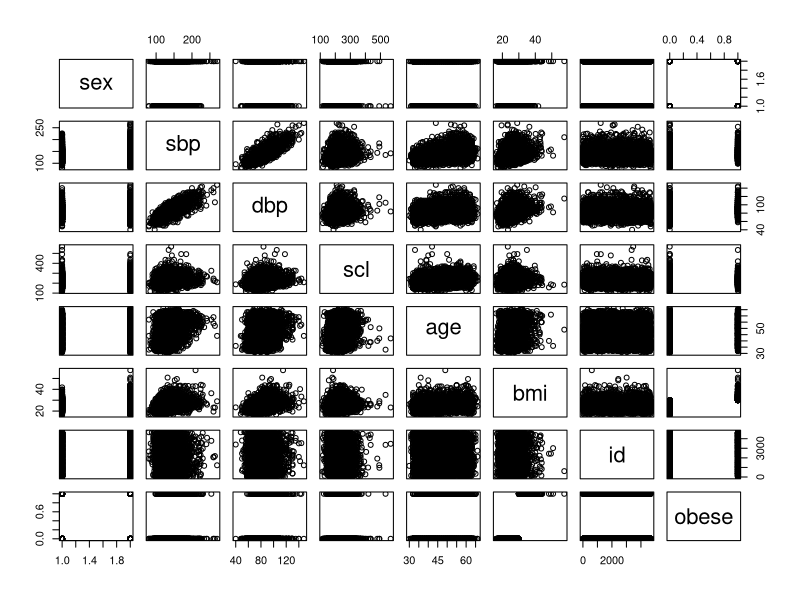
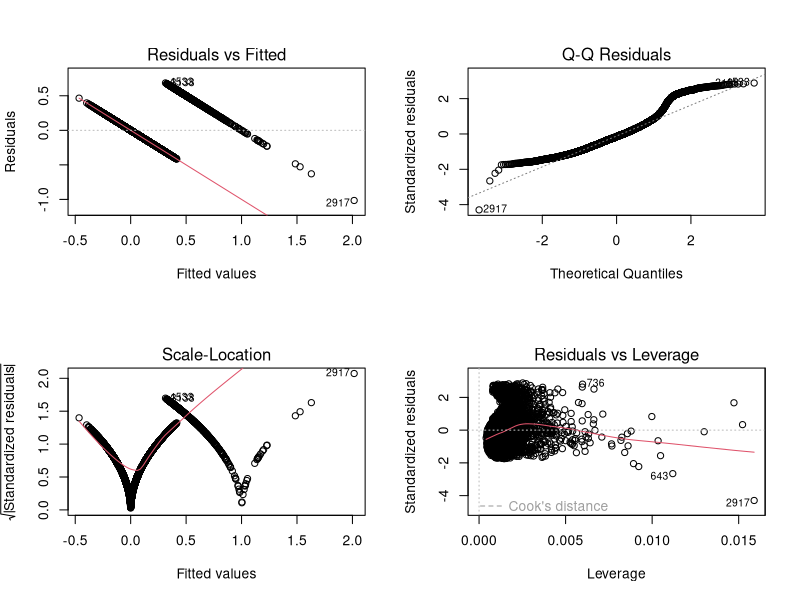
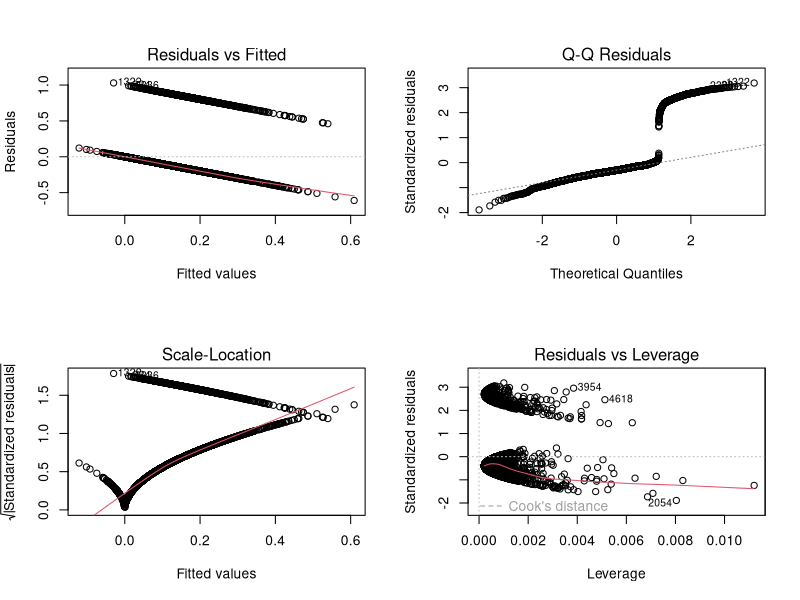

These charts were generated, in order, by the following R code:
data <- read.csv("obese1.csv")
summary(data)
model <- lm(data$obese ~ data$sex + data$sbp + data$dbp + data$scl + data$age + data$bmi)
plot(data)
summary(model)
resid(model)
fitted(model)
par(mfrow = c(2,2))
plot(model)
model <- lm(data$obese ~ data$sbp + data$dbp)
summary(model)
plot(model)
